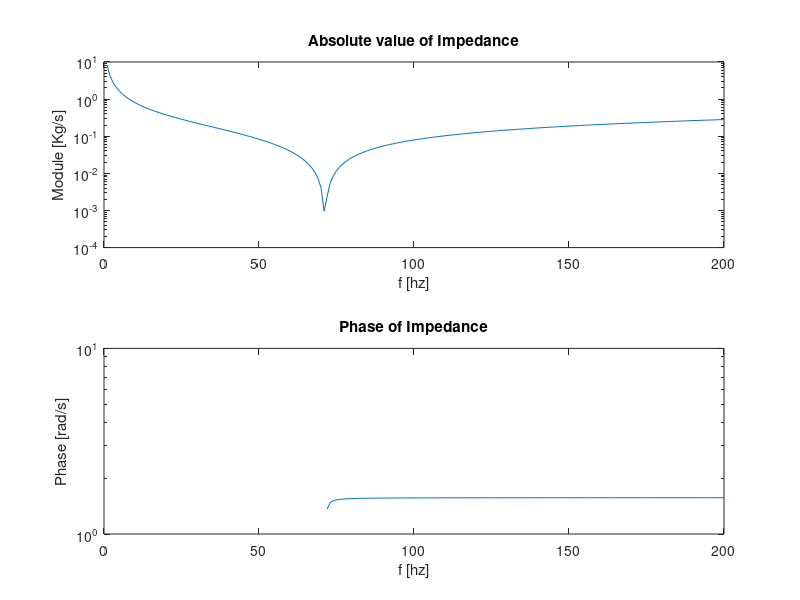
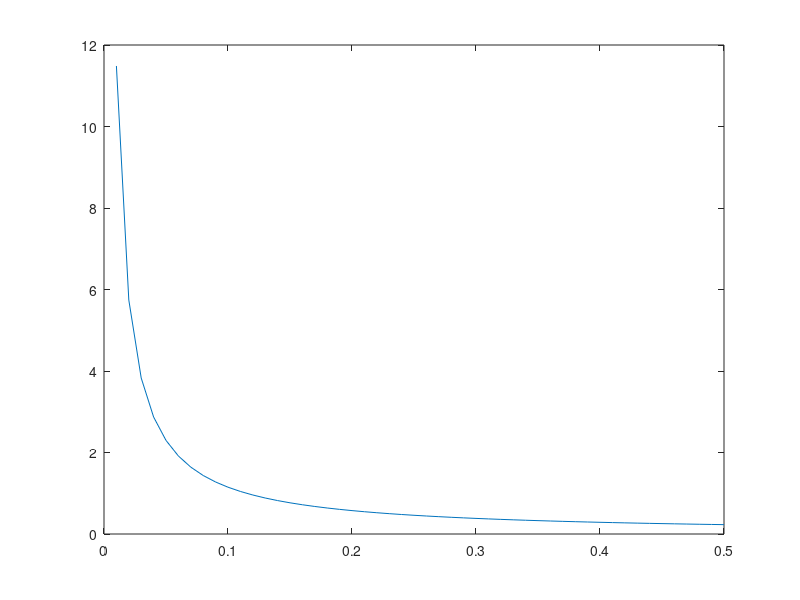

MATLAB code to generate these figures, in order:
clear all;
clc;
%% Data
h = 0.25;
w = 0.25;
l = 0.18;

ln = 0.06;
rn = 0.025;

c = 343;

%% Point a
f_0 = c/(2*pi) * sqrt(rn^2*pi/(h*w*l*ln));

%% Point b
ln_1 = ln + 16*rn/(3*pi);
f_0_v = c/(2*pi) * sqrt(rn^2*pi/(h*w*l*ln_1));

%% Point c
rho_air = 1.2754;
omega_0_v = 2*pi*f_0_v;
m = rho_air*ln_1*pi*(rn^2);
R = 2*m*omega_0_v; %[Kg/s]

%% Point d
R_1 = 5*10^(-4);
k = omega_0_v^2 * m;
freq = 0:1:200;
omega = 2*pi*freq;

Z = R_1 + 1i*(omega.*m - k./omega);

figure();
subplot(2,1,1);
semilogy(freq,abs(Z));
title("Absolute value of Impedance");
ylabel("Module [Kg/s]");
xlabel("f [hz]");
subplot(2,1,2);
semilogy(freq,angle(Z));
title("Phase of Impedance")
ylabel("Phase [rad/s]");
xlabel("f [hz]");

%% Point e
alpha = R_1/(2*m);

Q = omega_0_v / (2*alpha);
tau = 1/alpha;

%% Point f
R_2 = 0:0.01:0.5;
alpha_2 = R_2/(2*m);
Q_2 = omega_0_v ./ (2.*alpha_2);

figure();
plot(R_2,Q_2);


